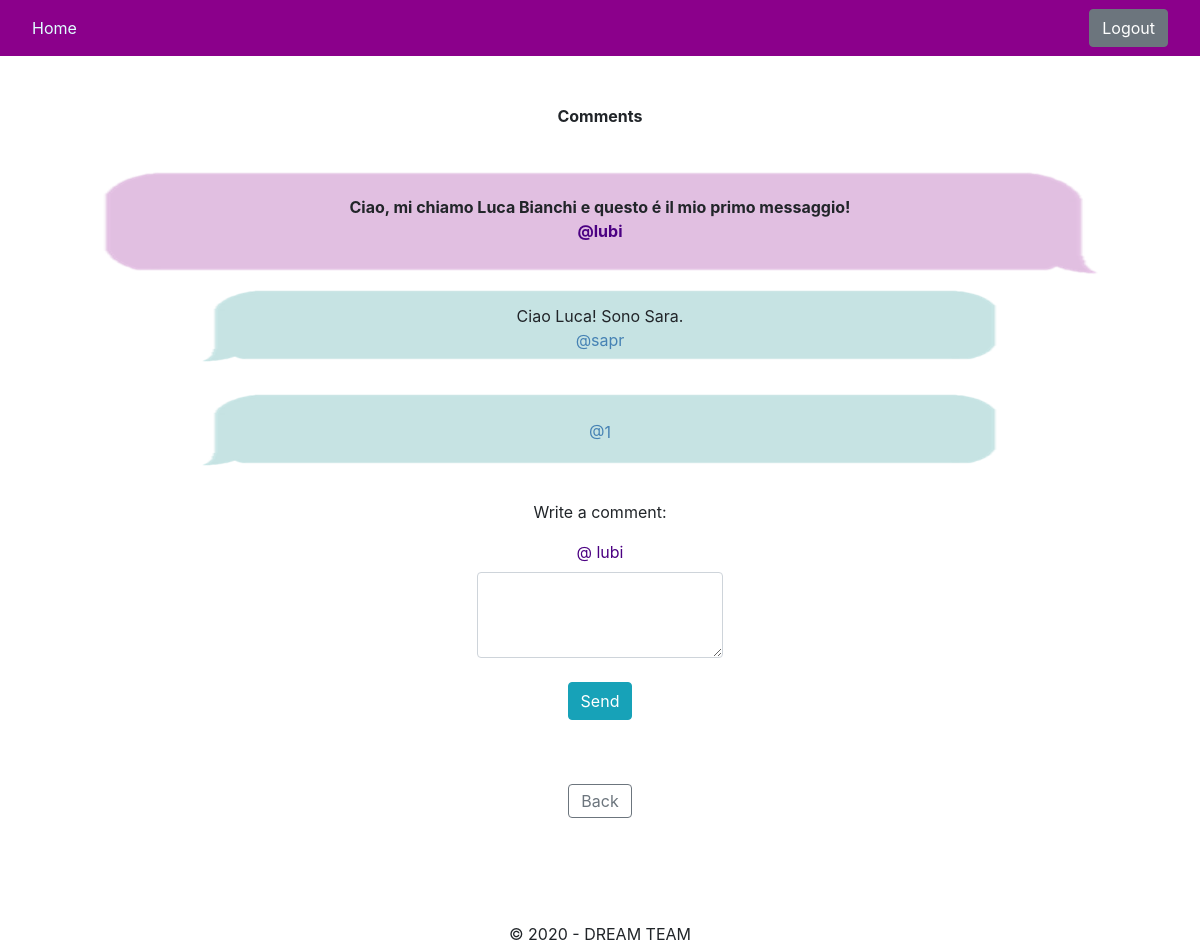
Page /sicuro/comments.php?mid=1 (signed in) on the earlier database version.
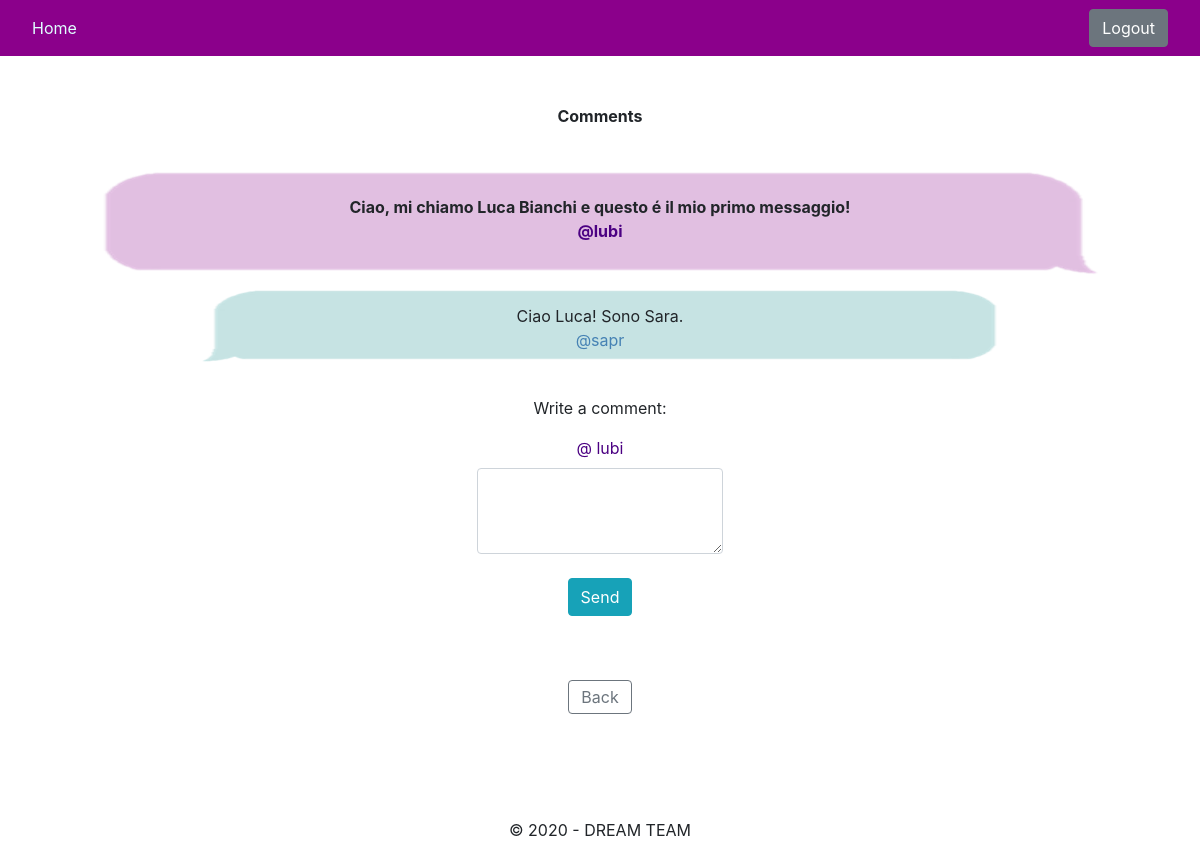
Same page on the later database version.
### tables this page shows
CREATE TABLE `comments` (
  `cid` bigint(20) NOT NULL,
  `mid` bigint(20) NOT NULL,
  `user` text NOT NULL,
  `comment` longtext NOT NULL
);

### sicuro/comments.php (the view, shortened to what this page needs)
<?php
	require "header.php";
?>
<main class="container pt-5 pb-5" style="text-align: center;">
	<div class="pb-2" style="font-weight: bold;">Comments</div>
	<?php
		require 'includes/dbconnection.php';
		if (isset($_GET['mid'])) {
			$mid = $_GET['mid'];
		} else {
			$mid = $_POST["mid"];
		}
		$sql = "SELECT * FROM messages WHERE mid = '$mid'";
		$stmt = mysqli_stmt_init($conn);
		if (!mysqli_stmt_prepare($stmt, $sql)) {
			header("Location: ../main.php?cmt=loaderror");
			exit();
		} else {
			mysqli_stmt_execute($stmt);
			$result = mysqli_stmt_get_result($stmt);
			if (mysqli_num_rows($result) > 0) {
				$row = mysqli_fetch_assoc($result);
			  	if ($row["user"] == $_SESSION['uName']) {
					$bgr = "bubblethistle.png";
					$clr = "indigo";
					$trsl = "transform: scaleX(-1);";
			  	} else {
			  		$bgr = "bubbleblued.png";
			  		$clr = "steelblue";
					$trsl = "";
					$cmtclr = "indigo";
			  	}
				    echo '
				    	<div  class="row pt-2">
					    	<div class="col-sm-12">
					    		<div style="background-image: url('.$bgr.'); min-height: 100px; height: 150%; min-width: 500px; background-position: center; background-repeat: no-repeat; background-size: 100% 100%;'.$trsl.'">
					    			<div style="display: flex; flex-direction: column; height: 100%; width: 100%; justify-content: center; font-weight: bold;'.$trsl.'">'.$row["message"].' <div style="color: '.$clr.';">@'.$row["user"].'</div></div>
					    		</div>
					    	</div>
					    </div>
				    ';
				} else {
					header("Location: ../main.php?cmt1=loaderror");
					exit();
				}
			}
			$sql = "SELECT * FROM comments WHERE mid = '$mid'";
			$stmt = mysqli_stmt_init($conn);
			if (!mysqli_stmt_prepare($stmt, $sql)) {
				header("Location: ../main.php?cmt=loaderror");
				exit();
			} else {
				mysqli_stmt_execute($stmt);
				$result = mysqli_stmt_get_result($stmt);
				if (mysqli_num_rows($result) > 0) {
					while($row = mysqli_fetch_assoc($result)) {
				  		if ($row["user"] == $_SESSION['uName']) {
							$bgr = "bubbleviola.png";
							$clr = "indigo";
							$trsl = "transform: scaleX(-1);";
							$cmtclr = "indigo";
				  		} else {
				  			$bgr = "bubbleblue.png";
				  			$clr = "steelblue";
							$trsl = "";
				  		}
					   		echo '
					    		<div  class="row pt-4">
						    		<div class="col-sm-12">
						    			<div style="background-image: url('.$bgr.'); min-height: 80px; height: 150%; min-width: 250px; background-position: center; background-repeat: no-repeat; background-size: 80% 80%; '.$trsl.'">
						    				<div style="display: flex; flex-direction: column; height: 100%; width: 100%; justify-content: center; '.$trsl.'">'.$row["comment"].' <div style="color: '.$clr.';">@'.$row["user"].'</div></div>
						    			</div>
							    	</div>
							    </div>
						    ';
						}
					} else {
						echo '
							<div class="row pt-5" style="justify-content: center;">Be the first to comment!</div>
						';
					}
				}
	?>
	<div class="row pt-5" style="justify-content: center;">
		<a style="z-index: 1">Write a comment:</a>
	</div>
	<div class="row pt-3 pb-5" style="justify-content: center;">
	  	<form action="includes/comment.inc.php" method="post">
	  		<?php echo '
	   		<label for="cmttext" style="color: indigo">@ '.$_SESSION["uName"].'</label>
			<textarea rows="3" name="cmttext" class="form-control"></textarea>
			<input name="mid" type="text" value="'.$mid.'" hidden></input>
			<div class="pt-4 pb-3">
				<button type="submit" name="send-comment" class="btn btn-info" >Send</button>
			</div>
			'; ?>
    	</form>
	</div>
	<div class="pb-2 text-center">
		<button class="btn btn-outline-secondary py-1" onclick="document.location = 'main.php'">Back</button>
	</div>
</main>
<?php
	require "footer.php";
?>

Differences in the rows shown:
removed comments: user "1"
